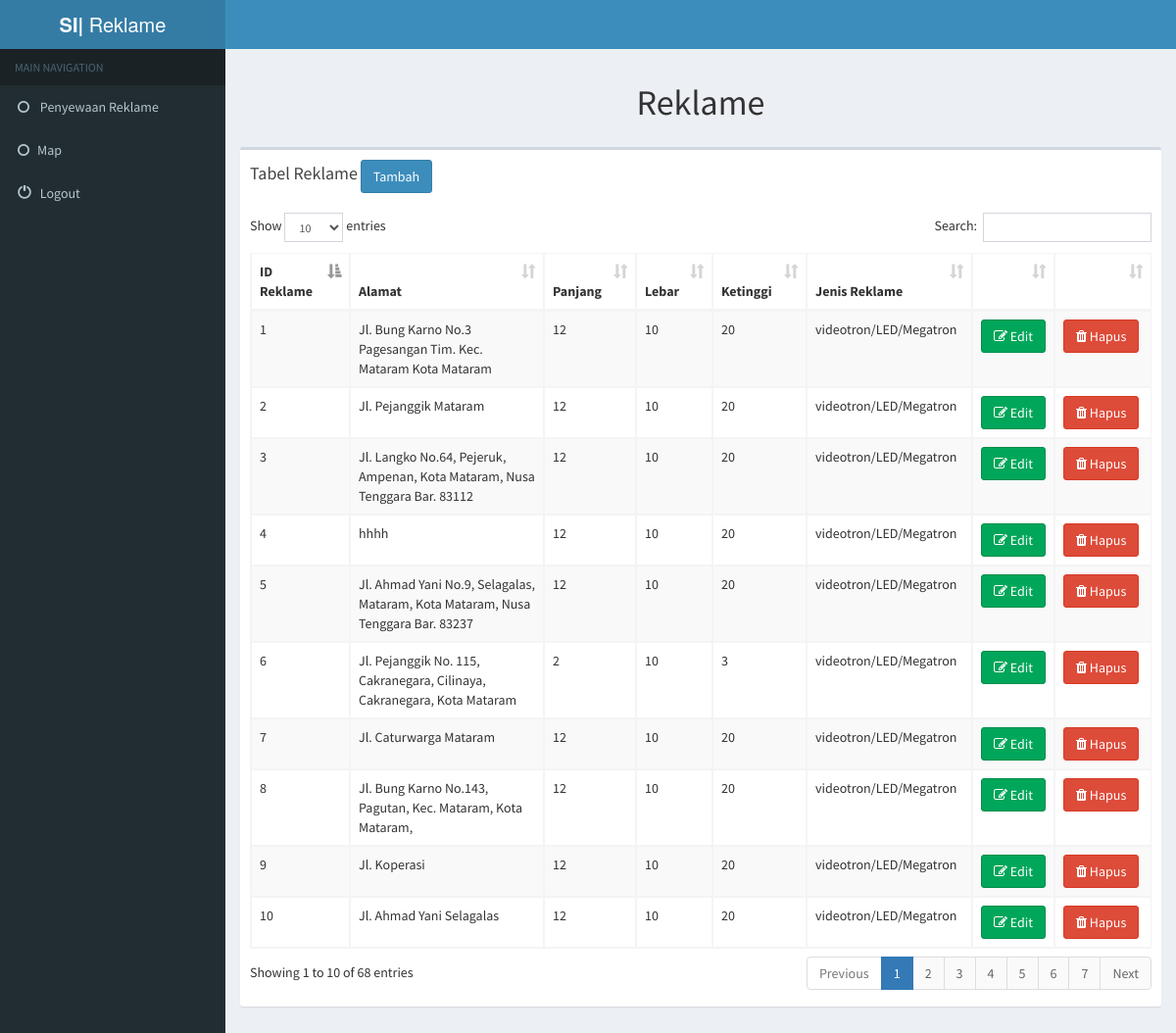
The app's page /index.php/reklame with its own data.
### tables this page shows
CREATE TABLE `reklame` (
  `id_reklame` int(4) NOT NULL,
  `id_jenis_reklame` int(3) NOT NULL,
  `jumlah_sisi` int(1) NOT NULL,
  `alamat` varchar(100) NOT NULL,
  `latitude` varchar(15) NOT NULL,
  `longitude` varchar(15) NOT NULL,
  `deskripsi` varchar(255) NOT NULL,
  `foto` varchar(30) NOT NULL,
  `panjang` int(4) NOT NULL COMMENT 'meter',
  `lebar` int(4) NOT NULL COMMENT 'meter',
  `ketinggian` int(4) NOT NULL COMMENT 'meter',
  `klasifikasi_jalan` varchar(1) NOT NULL
);

CREATE TABLE `jenis_reklame` (
  `id_jenis` int(11) NOT NULL,
  `nama` varchar(200) NOT NULL
);

### application/controllers/Reklame.php (called while the page is built, shortened)
<?php
class Reklame extends CI_Controller
{
	public function index()
	{
		$data['data'] = $this->M_Reklame->getAll();
		$this->load->view('include/header');
		$this->load->view('reklame/data',$data);
		$this->load->view('include/footer');
	}
}

### index.php (called while the page is built, shortened)
<?php
require_once BASEPATH.'core/CodeIgniter.php';

### application/models/M_Reklame.php (called while the page is built, shortened)
<?php
class M_Reklame extends CI_Model
{
	function getAll()
	{
	  $query = $this->db->get('reklame');
	  return $query->result_array();
	}
}
?>

### application/models/M_jenis_reklame.php (called while the page is built, shortened)
<?php
class M_jenis_reklame extends CI_Model
{
	function detail($where)
	{
		$this->db->where($where);
		return $this->db->get('jenis_reklame');
	}
}
?>

### application/views/reklame/data.php (the view, shortened to what this page needs)
<body class="hold-transition skin-blue sidebar-mini">
<div class="wrapper">
  <div class="content-wrapper">
    <section class="content-header">
      <center><h1>
         Reklame
      </h1></center>
    </section>
    <section class="content">
          <div class="box">
            <div class="box-header">
                <h3 class="box-title">Tabel Reklame  </h3>
                <a class="btn btn-primary" href="<?php echo base_url()."index.php/Reklame/form/" ?>">Tambah</a>
            </div>
            <div class="box-body">
              <table id="example1" class="table table-bordered table-striped">
                <thead>
                <tr>
                  <th>ID Reklame</th>
                  <th>Alamat</th>
                  <th>Panjang</th>
                  <th>Lebar</th>
                  <th>Ketinggi</th>
                  <th>Jenis Reklame</th>
                  <th></th>
                  <th></th>
                </tr>
                </thead>
                <tbody>
                  <?php foreach ($data as $row) {?>
                <tr>
                  <td> <?php echo $row['id_reklame']; ?> </td>
                  <td> <?php echo $row['alamat']; ?> </td>
                  <td> <?php echo $row['panjang']; ?> </td>
                  <td> <?php echo $row['lebar']; ?> </td>
                  <td> <?php echo $row['ketinggian']; ?> </td>
                  <td> <?php
                   $nama_jenis_reklame = $this->M_jenis_reklame->detail( array('id_jenis' => $row['id_jenis_reklame'] ))->row_array()['nama'];
                   echo $nama_jenis_reklame;
                   ?> </td>
                  <td>
                      <a class="btn btn-success" href="Reklame/form/<?php echo $row['id_reklame'];?>"> <i class="fa fa-edit "></i> Edit</a>
                </td>
                <td>
                      <a class="btn btn-danger" href="<?php echo site_url('Reklame/hapus/'.$row['id_reklame']);?>"
                      onclick="return confirm('Apakah Anda yakin ingin menghapus?')"> <i class="icon-trash"></i> <i class="fa fa-trash "></i> Hapus</a>
                </td>
                </tr>
                <?php } ?>
              </tbody>
              </table>
            </div>
          </div>

### records on screen
reklame: id_reklame "1", alamat "Jl. Bung Karno No.3 Pagesangan Tim. Kec. Mataram Kota Mataram", panjang "12", lebar "10", ketinggian "20", id_jenis_reklame.nama "videotron/LED/Megatron"
reklame: id_reklame "2", alamat "Jl. Pejanggik Mataram", panjang "12", lebar "10", ketinggian "20", id_jenis_reklame.nama "videotron/LED/Megatron"
reklame: id_reklame "3", alamat "Jl. Langko No.64, Pejeruk, Ampenan, Kota Mataram, Nusa Tenggara Bar. 83112", panjang "12", lebar "10", ketinggian "20", id_jenis_reklame.nama "videotron/LED/Megatron"
reklame: id_reklame "4", alamat "hhhh", panjang "12", lebar "10", ketinggian "20", id_jenis_reklame.nama "videotron/LED/Megatron"
reklame: id_reklame "5", alamat "Jl. Ahmad Yani No.9, Selagalas, Mataram, Kota Mataram, Nusa Tenggara Bar. 83237", panjang "12", lebar "10", ketinggian "20", id_jenis_reklame.nama "videotron/LED/Megatron"
reklame: id_reklame "6", alamat "Jl. Pejanggik No. 115, Cakranegara, Cilinaya, Cakranegara, Kota Mataram", panjang "2", lebar "10", ketinggian "3", id_jenis_reklame.nama "videotron/LED/Megatron"
reklame: id_reklame "7", alamat "Jl. Caturwarga Mataram", panjang "12", lebar "10", ketinggian "20", id_jenis_reklame.nama "videotron/LED/Megatron"
reklame: id_reklame "8", alamat "Jl. Bung Karno No.143, Pagutan, Kec. Mataram, Kota Mataram,", panjang "12", lebar "10", ketinggian "20", id_jenis_reklame.nama "videotron/LED/Megatron"
reklame: id_reklame "9", alamat "Jl. Koperasi", panjang "12", lebar "10", ketinggian "20", id_jenis_reklame.nama "videotron/LED/Megatron"
reklame: id_reklame "10", alamat "Jl. Ahmad Yani Selagalas", panjang "12", lebar "10", ketinggian "20", id_jenis_reklame.nama "videotron/LED/Megatron"
